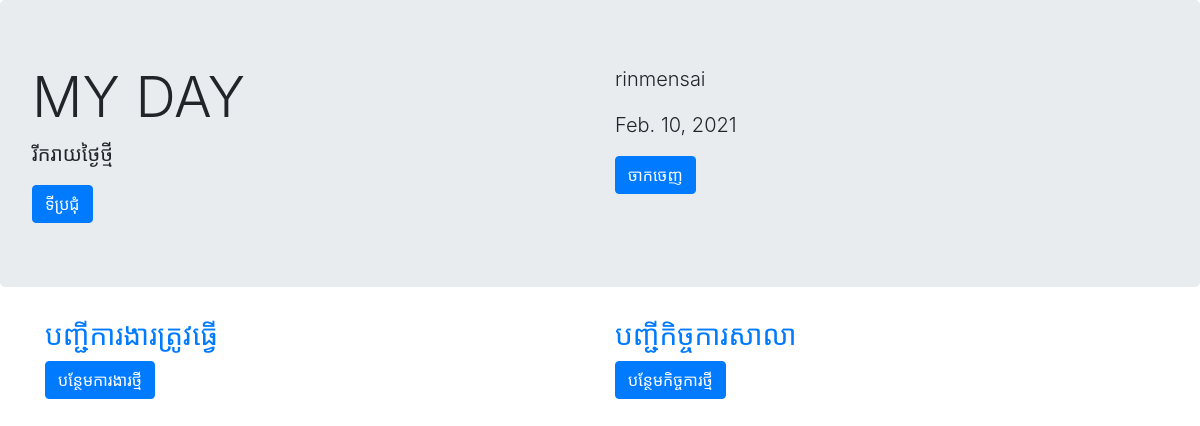
Before: / (signed in) with the older database file.
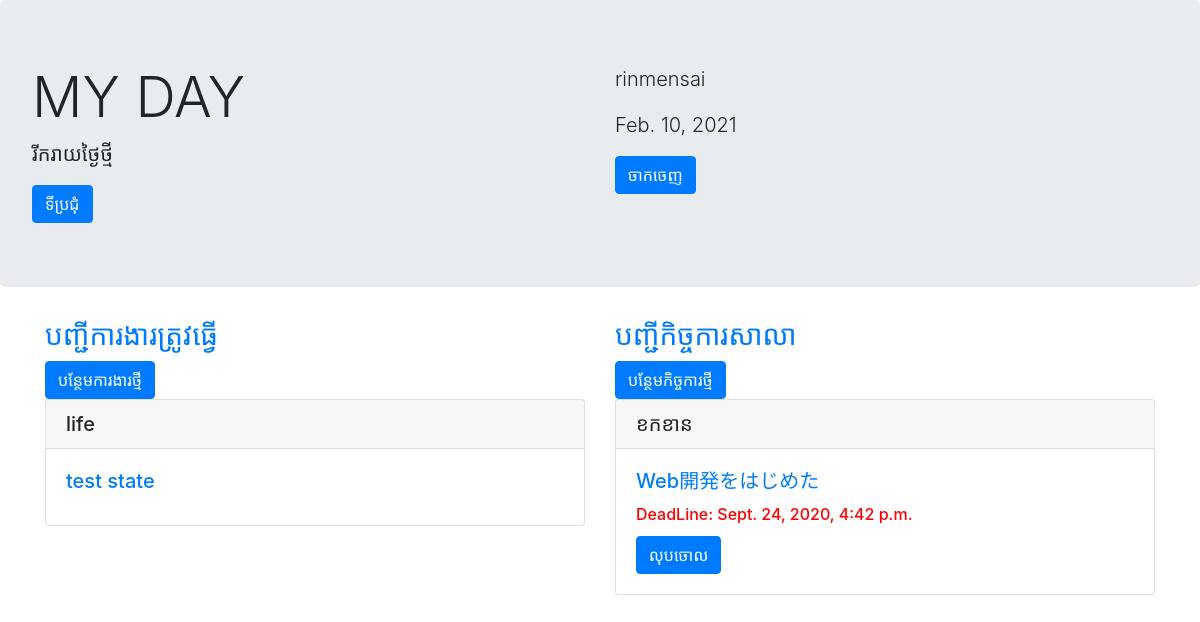
After: the same page with the newer database file.
### mydaypost/models.py (models this page shows, shortened)
class TodoModel(models.Model):
    author = models.ForeignKey(User, on_delete=models.CASCADE)
    title = models.CharField(max_length = 100)
    content = models.TextField()
    tododate = models.DateField(auto_now_add = True)
    category = models.CharField(
        max_length = 50,
        choices = CATEGORY,
    )

class AssignmentModel(models.Model):
    created_at = models.DateTimeField(auto_now_add=True)
    updated_at = models.DateTimeField(auto_now=True)
    author = models.ForeignKey(User, on_delete=models.CASCADE)
    title = models.CharField(max_length = 100)
    content = models.TextField()
    deadline = models.DateTimeField()
    class Meta:
        ordering = ['-deadline']
    def is_end_date(self):
        return timezone.now() > self.deadline

### mydaypost/views.py (the view)
# urls.py: path('',home,name='home'),
@login_required
def home(request):
    todo = TodoModel.objects.filter(author=request.user)
    assignment = AssignmentModel.objects.filter(author=request.user)
    datetimenow = datetime.date.today()
    return render(request,"home.html",{"TodoModel":todo,"AssignmentModel":assignment,"datetimenow":datetimenow})

### templates/home.html (shortened to what this page needs)
{% extends 'base.html' %}
{% block header %}
<div class="jumbotron">
  <div class="row">
    <div class="col-sm">
      <h1 class="display-4">MY DAY</h1>
      <p class="lead">រីករាយថ្ងៃថ្មី</p>
      <a href="{% url 'news' %}" class="btn btn-primary">ទីប្រជុំ</a>
    </div>
    <div class="col-sm">
      <p class="lead">{{user.username}}</p>
      <p class="lead">{{datetimenow}}</p>
      <a href="{% url 'logout' %}" class="btn btn-primary">ចាកចេញ</a>
    </div>
  </div>
</div>
{% endblock header %}
{% block content %}
<div class="container">
    <div class="row">
      <div class="col-sm">
          <h3><a href="{% url 'list' %}">បញ្ជីការងារត្រូវធ្វើ</a></h3>
          <a href="{% url 'createTodo' %}" class="btn btn-primary">បន្ថែមការងារថ្មី</a>
          {% regroup TodoModel by category as todo_list %}
        {% for category_group in todo_list %}
        <div class="card">
            <h5 class="card-header">{{category_group.grouper}}</h5>
            <div class="card-body">
            {% for item in category_group.list %}
              <h5 class="card-title"><a href="{% url 'updateTodo'　item.pk %}">{{ item.title }}</a></h5>
            {% endfor %}
            </div>
        </div>
        {% endfor %}
      </div>
      <div class="col-sm">
        <h3><a href="{% url 'assignment' %}">បញ្ជីកិច្ចការសាលា</a></h3>
        <a href="{% url 'createAssignment' %}" class="btn btn-primary">បន្ថែមកិច្ចការថ្មី</a>
        {% for item in AssignmentModel %}
        <div class="card">
            {% if item.is_end_date %}
              <h5 class="card-header">ខកខាន</h5>
            {% else %}
            <h5 class="card-header">សកម្ម</h5>
            {% endif %}
            <div class="card-body">
              <h5 class="card-title"><a href="{% url 'updateAssignment'　item.pk %}">{{ item.title }}</a></h5>
              <h6 class="card-title" style="color:red">DeadLine: {{ item.deadline}}</h6>
              <a href="{% url 'deleteAssignment' item.pk %}" class="btn btn-primary">លុបចោល</a>
            </div>
        </div>
        {% endfor %}
      </div>
    </div>
  </div>
{% endblock content %}

Changed rows visible on the page:
added TodoModel: grouper "life", title "test state"
added AssignmentModel: shows "ខកខាន", title "Web開発をはじめた", deadline "Sept. 24, 2020, 4:42 p.m."
